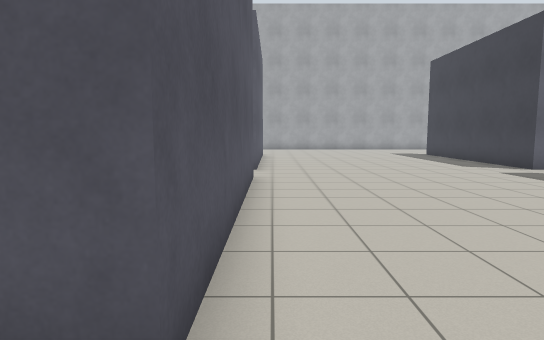
View 1 (above)

17 first-person views from a walk through a world built for the Gazebo simulator. The camera is 1.2 m above the floor, tilts 6° down and sees 75° across. The floor is counted in squares, 1 m on a side. Each view is taken from the middle of a square. On the plan, view 1 faces up. The plan holds only what a view shows up to about 14 squares ahead; the rest is blank. The place goes on beyond the plan.

View 2
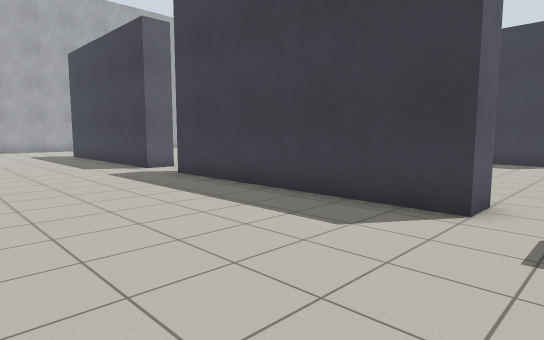

View 3
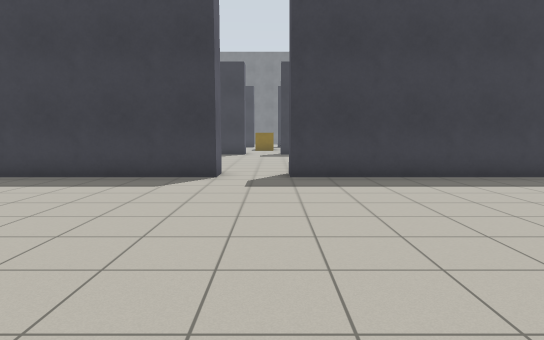

View 4
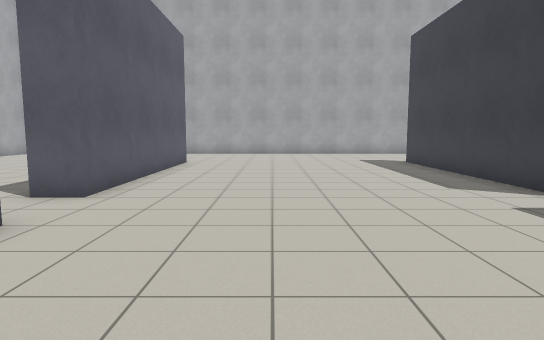

View 5
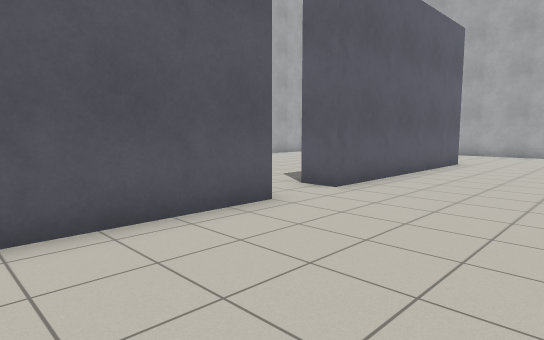

View 6
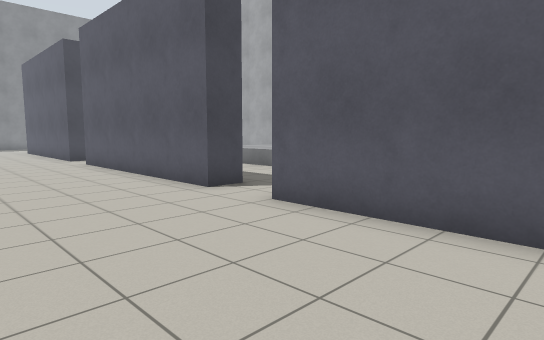

View 7
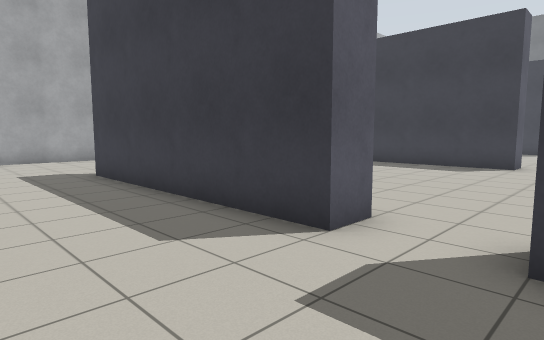

View 8
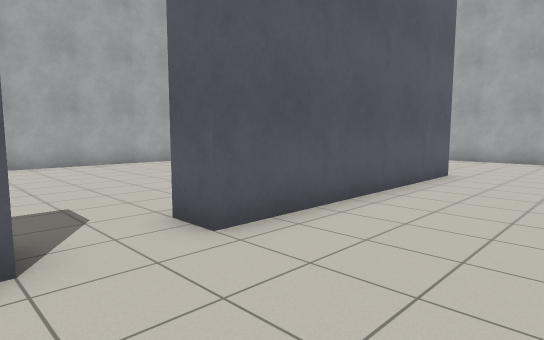

View 9
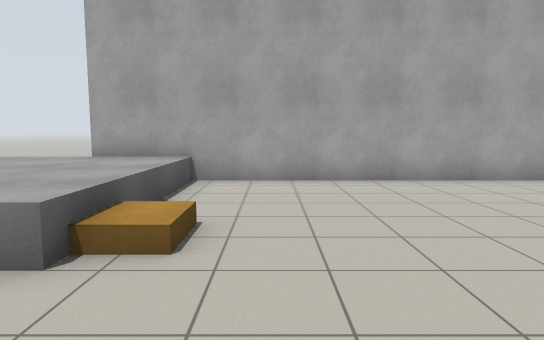

View 10
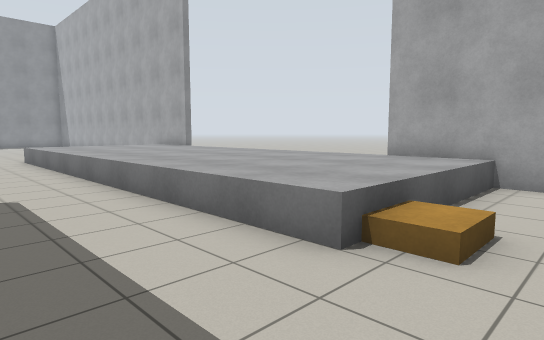

View 11
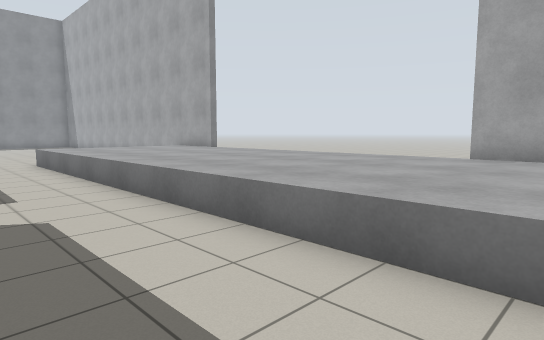

View 12
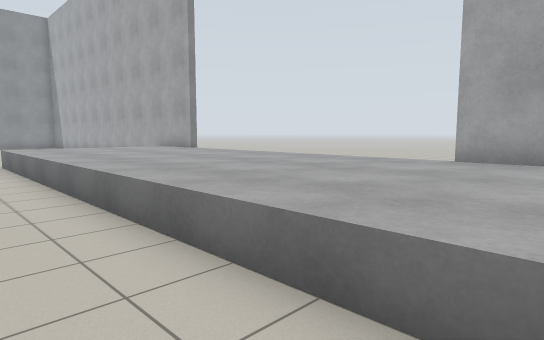

View 13
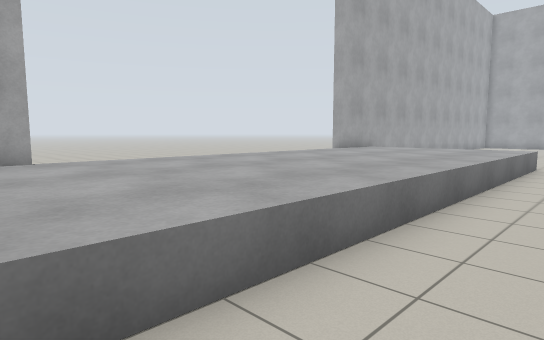

View 14
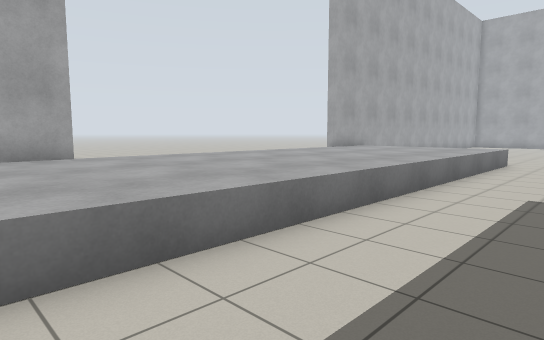

View 15
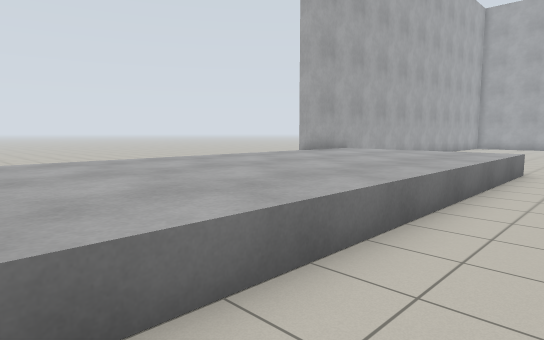

View 16
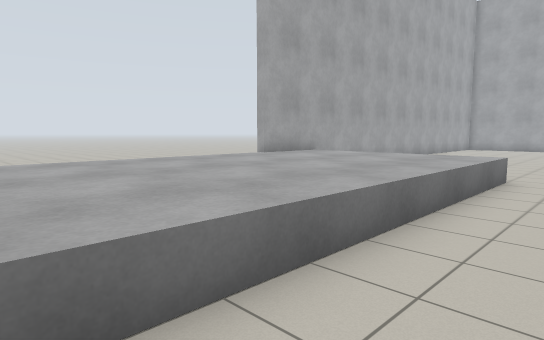

View 17
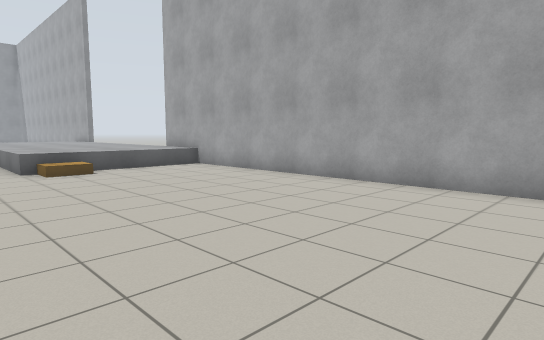

### Floor plan
Points are (right, up) in squares from view 1. A wall is a line through its corners. A room is listed if a view was taken in it or the views show most of it. See-through windows are left out.
Room 1 (views 1, 2, 3, 4, 5, 6, 7, 8)
walls: (-0.5, 9.6) (-0.5, 1.5) (-1.2, 1.5); (9.6, 11.5) (8.5, 11.5) (8.5, 19.5); (9.6, 1.5) (8.5, 1.5) (8.5, 9.5); (-1.6, -0.5) (-0.5, -0.5) (-0.5, -7.5); (-0.5, 19.6) (-0.5, 11.5) (-1.5, 11.5); (8.5, -7.4) (8.5, -0.5) (9.5, -0.5)
ways out: opening at (-1, 0.5) to room 2; opening at (-1, 10.5) to room 2; opening at (-1, 20) to room 2; opening at (9, 0.5); opening at (9, 10.5); opening at (9, 20)
Room 2 (views 9, 10, 11, 12, 13, 14, 15, 16, 17)
walls: (-10.9, -4.5) (-10.9, -5.6); (-10.9, 19.1) (-10.9, 7.4)
ways out: opening at (-1, 0.5) to room 1; opening at (-1, 10.5) to room 1; opening at (-1, 20) to room 1
objects: grey box (-11, -7) to (-5, 8); pallet (-7, 8) to (-5, 9)

Positions as (right, up) in squares from view 1, and headings:
1: (0, 0), facing up
2: (3, 0), facing up-right
3: (-1, 0), facing right
4: (3, 5), facing up
5: (4, 5), facing up-left
6: (4, 6), facing down-left
7: (5, 9), facing up-right
8: (3, 9), facing up-left
9: (-2, 10), facing left
10: (-2, 10), facing down-left
11: (-2, 8), facing down-left
12: (-3, 8), facing down-left
13: (-3, -6), facing up-left
14: (-2, -7), facing up-left
15: (-3, -4), facing up-left
16: (-3, -2), facing up-left
17: (-3, 20), facing down-left
